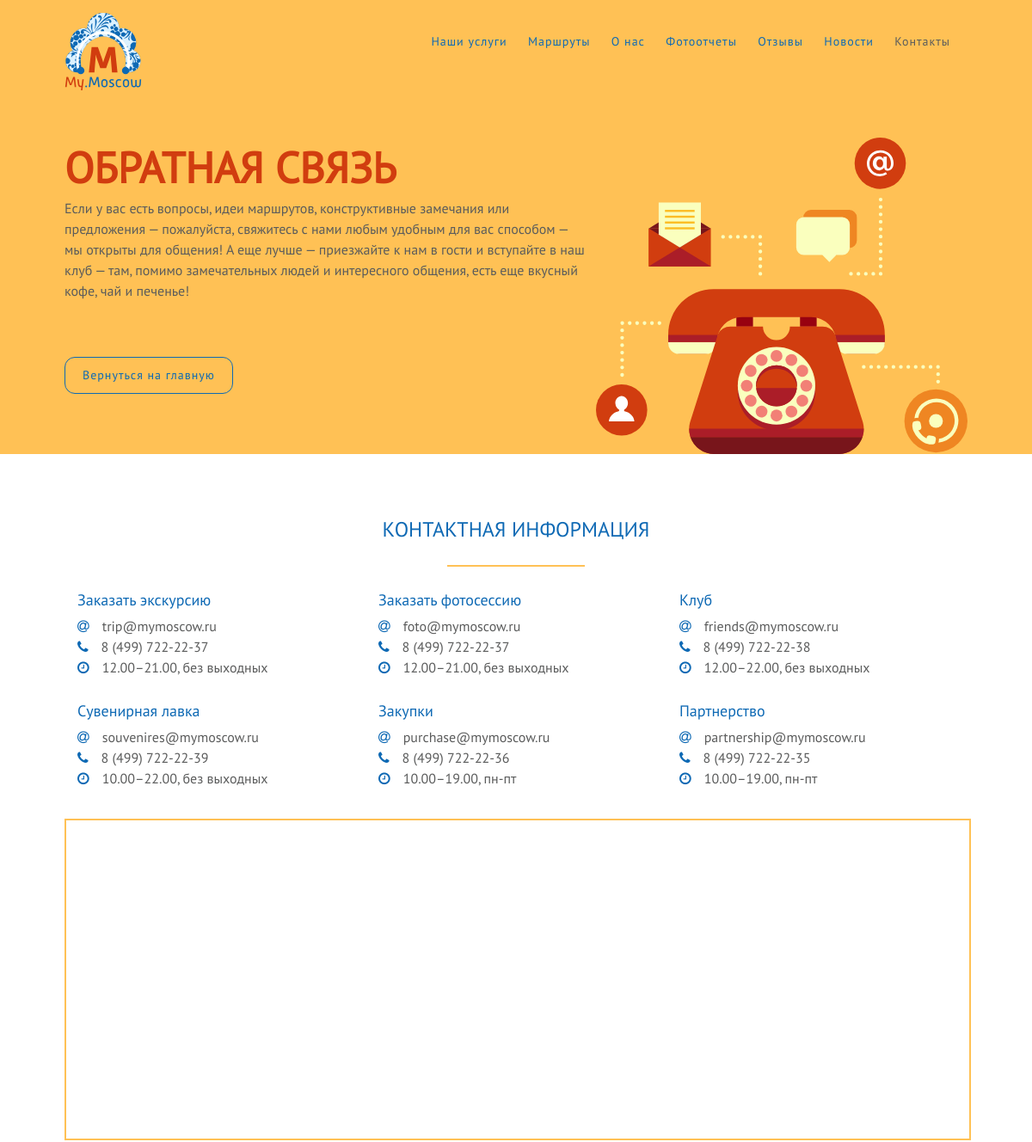
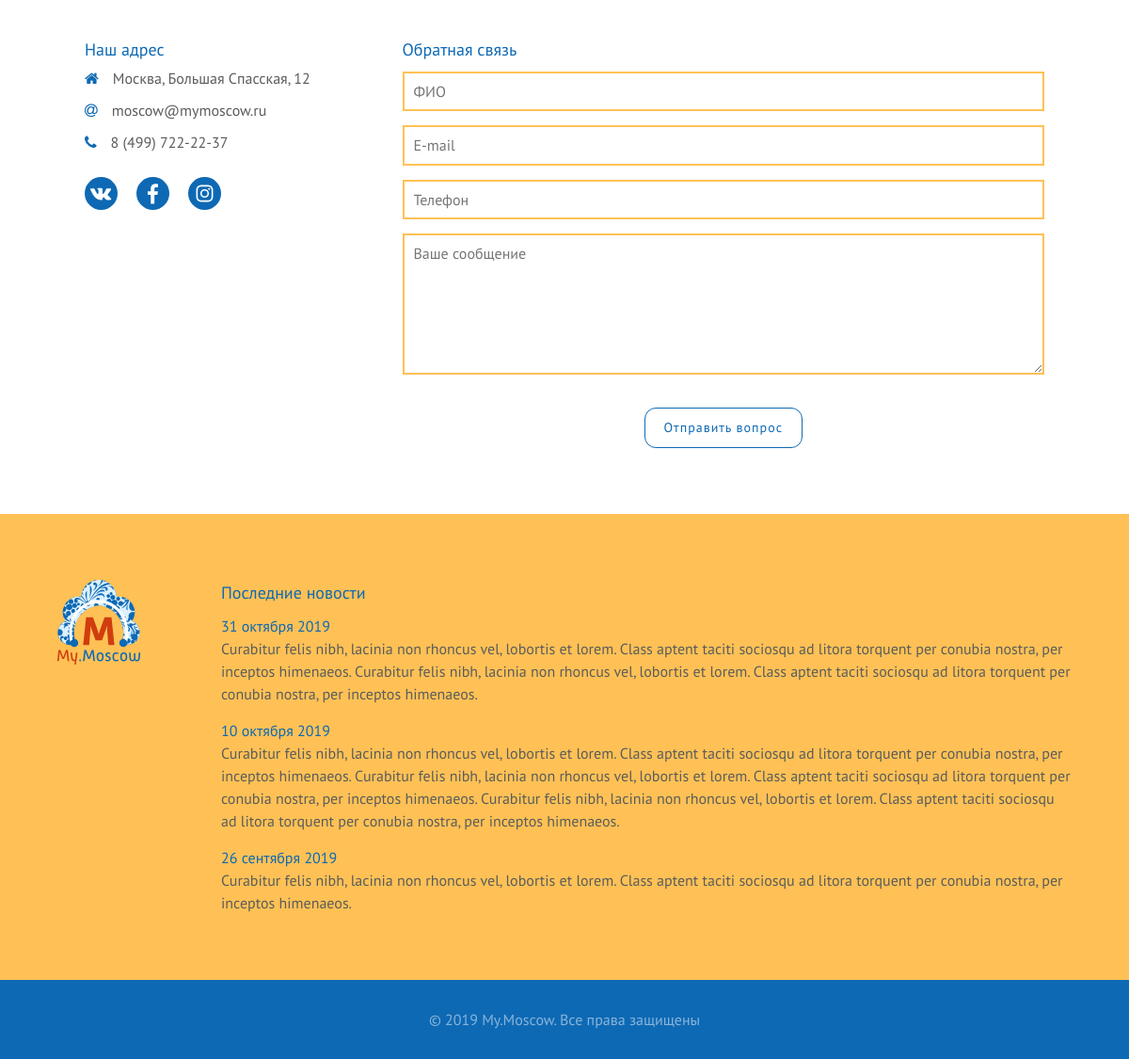
/contacts.php, run on the app's committed database (2 pictures, top to bottom).
### tables this page shows
CREATE TABLE `pages_all_intro` (
  `id` int(10) NOT NULL,
  `page_name` varchar(50) NOT NULL,
  `title` varchar(100) NOT NULL,
  `description` varchar(1000) DEFAULT NULL
);

CREATE TABLE `contacts` (
  `id` int(11) NOT NULL,
  `service` varchar(255) NOT NULL,
  `email` varchar(255) NOT NULL,
  `tel` varchar(255) NOT NULL,
  `workHours` varchar(255) NOT NULL
);

CREATE TABLE `contactsGeneral` (
  `id` int(11) NOT NULL,
  `address` varchar(255) NOT NULL,
  `email` varchar(255) NOT NULL,
  `tel` varchar(255) NOT NULL
);

CREATE TABLE `socialNetworks` (
  `id` int(11) NOT NULL,
  `href` varchar(255) NOT NULL,
  `icon` varchar(255) NOT NULL,
  `altText` varchar(255) NOT NULL
);

CREATE TABLE `news` (
  `id` int(11) NOT NULL,
  `newsDate` varchar(255) NOT NULL,
  `newsText` text NOT NULL
);

### config/myFunctions.php (called while the page is built, shortened)
<?php
function getData($db, $select, $from)
{
    $query = "SELECT $select FROM $from";
    $result = mysqli_query($db, $query);
    return $result;
}

### contacts.php (the view, shortened to what this page needs)
<?php
    include_once($_SERVER['DOCUMENT_ROOT'] . '/modules/header.php');
?>
<main>
    <section class="wrapperContactUs" id="contact">
            <h2>Контактная информация</h2>
            <div class="contactItems">
                <?php
                    $resultContacts = getData($db, '*', 'contacts');
                    while($row = mysqli_fetch_assoc($resultContacts)):
                ?>
                    <div class="contactItem">
                        <h3 class="contacts"><?= $row['service'] ?></h3>
                        <p><i class="fa fa-at" aria-hidden="true"></i><?= $row['email'] ?></p>
                        <p><i class="fa fa-phone" aria-hidden="true"></i><?= $row['tel'] ?></p>
                        <p><i class="fa fa-clock-o icons" aria-hidden="true"></i><?= $row['workHours'] ?></p>
                    </div>
                <?php endwhile; ?>
            </div>
    </section>
    <section class="map">
        <iframe src="https://www.google.com/maps/embed?pb=!1m18!1m12!1m3!1d2243.9878951089627!2d37.64559751563289!3d55.776082080559576!2m3!1f0!2f0!3f0!3m2!1i1024!2i768!4f13.1!3m3!1m2!1s0x46b54a7a220c9e5f%3A0x262ed08bf1f58a9c!2z0JHQvtC70YzRiNCw0Y8g0KHQv9Cw0YHRgdC60LDRjyDRg9C7LiwgMTIsINCc0L7RgdC60LLQsCwgMTI5MDkw!5e0!3m2!1sru!2sru!4v1573723611439!5m2!1sru!2sru" allowfullscreen="">
        </iframe>
    </section>
    <section class="wrapperAddressForm">
        <div class="address">
            <h3 class="contacts">Наш адрес</h3>
            <?php
                include_once($_SERVER['DOCUMENT_ROOT'] . '/modules/address_socNet.php');
            ?>
        </div>
        <div class="form">
            <h3 class="contacts">Обратная связь</h3>
            <form action="handlers/form_Contact.php" method="POST" class="contactPage">
                <input type="text" name="name" placeholder="ФИО">
                <input type="e-mail" name="email" placeholder="E-mail">
                <input type="text" name="phonenumber" placeholder="Телефон">
                <textarea name="message" placeholder="Ваше сообщение"></textarea>
                <div class="submit">
                    <input type="submit" value="Отправить вопрос">
                </div>
            </form>
        </div>
    </section>
</main>
<?php
    include_once($_SERVER['DOCUMENT_ROOT']) . '/modules/footer.php';
?>

### modules/header.php (shortened to what this page needs)
<?php
    include_once($_SERVER['DOCUMENT_ROOT'] . '/config/myFunctions.php');
    include_once($_SERVER['DOCUMENT_ROOT'] . '/config/config.php');
    $anchors = '/';
    $bg = '';
    $button = 'Вернуться на главную';
    $classContacts = '';
    $classRouts = '';
    $hrefButton = '/';
    $hrefContacts = 'contacts.php';
    $hrefMain = '/';
    $hrefRouts = 'routs.php';
    $page = 'main';
    switch ($_SERVER['REQUEST_URI']) {
        case '/contacts.php':
            $page = 'contacts';
            $bg = 'bgContacts';
            $hrefContacts = '#';
            $classContacts = 'class = "notActive"';
        break;
    }
    $query = "SELECT * FROM `pages_all_intro` WHERE `page_name` = '{$page}'";
    $result = mysqli_query($db, $query);
    $row = mysqli_fetch_assoc($result);
?>
<?php
    include_once($_SERVER['DOCUMENT_ROOT'] . '/modules/head.php');
?>
<body id='top'>
    <section class='topInfo'>
        <div class='wrapperTop <?= $bg ?>'>
            <header>
                <a href='<?= $hrefMain ?>' class='logoI'><img src='images/logo/logo_mixColorText.svg' alt='Logo'></a>
                <nav>
                    <a href="<?= $anchors ?>#service">Наши услуги</a>
                    <a href="<?= $hrefRouts ?>" <?= $classRouts ?>>Маршруты</a>
                    <a href="<?= $anchors ?>#about">О нас</a>
                    <a href="<?= $anchors ?>#foto">Фотоотчеты</a>
                    <a href="<?= $anchors ?>#testimon">Отзывы</a>
                    <a href="#news">Новости</a>
                    <a href="<?= $hrefContacts ?>" <?= $classContacts ?>>Контакты</a>
                </nav>
            </header>
            <div class="textInfo">
                <h1><?= $row['title'] ?></h1>
                <?= $row['description'] ?>
            </div>
            <div>
                <a href="<?= $hrefButton ?>" class="button"><?= $button ?></a>
            </div>
        </div>
    </section>

### modules/address_socNet.php
<?php
    include_once($_SERVER['DOCUMENT_ROOT'] . '/config/config.php');
    $query = "SELECT * FROM `contactsGeneral`";
    $resultCG = mysqli_query($db, $query);
    $query = "SELECT * FROM `socialNetworks`";
    $resultSN = mysqli_query($db, $query);
?>
<address>
    <?php while($row = mysqli_fetch_assoc($resultCG)): ?>
        <p><i class="fa fa-home" aria-hidden="true"></i><?= $row['address'] ?></p>
        <p><i class="fa fa-at" aria-hidden="true"></i><?= $row['email'] ?></p>
        <p><i class="fa fa-phone" aria-hidden="true"></i><?= $row['tel'] ?></p>
    <?php endwhile; ?>
    <div class="socNet">
        <?php while($row = mysqli_fetch_assoc($resultSN)): ?>
            <a href="<?= $row['href'] ?>" rel="nofollow" target="blank"><img src="images/icons/<?= $row['icon'] ?>" alt="<?= $row['altText'] ?>"></a>
        <?php endwhile; ?>
    </div>
</address>

### modules/footer.php (shortened to what this page needs)
<?php
    include_once($_SERVER['DOCUMENT_ROOT'] . '/config/config.php');
    $logoStyle = 'logoContacts';
    $newsStyle = 'news';
    if ($_SERVER['REQUEST_URI'] === '/contacts.php') {
        $logoStyle .= ' noAddressLogo';
        $newsStyle .= ' noAddressNews';
    };
?>
<footer>
    <div class="wrapperEndInfo" id="news">
        <div class="contactsNews">
            <div class="<?= $logoStyle ?>">
                <a href="/" class="logoI"><img src="images/logo/logo_mixColorText.svg" alt="Logo"></a>
            </div>
            <div class="<?= $newsStyle ?>">
                <h4>Последние новости</h4>
                <?php
                    $resultNews = getData($db, '*', 'news');
                    while($row = mysqli_fetch_assoc($resultNews)):
                ?>
                <p>
                    <span class="date"><?= $row['newsDate'] ?></span>
                    <?= $row['newsText'] ?>
                </p>
                <?php endwhile; ?>
            </div>
        </div>
    </div>
    <div class="copyright">
        <p>© 2019 My.Moscow. Все права защищены</p>
    </div>
</footer>
</body>
</html>

### data on the page
pages_all_intro: title "ОБРАТНАЯ СВЯЗЬ", description "Если у вас есть вопросы, идеи маршрутов, конструктивные замечания или предложения — пожалуйста, свяжитесь с нами любым удобным для вас способом — мы открыты для общения! А еще лучше — приезжайте к нам в гости и вступайте в наш клуб — там, помимо замечательных людей и интересного общения, есть еще вкусный кофе, чай и печенье!"
contacts: service "Заказать экскурсию", email "trip@mymoscow.ru", tel "8 (499) 722-22-37", workHours "12.00–21.00, без выходных"
contacts: service "Заказать фотосессию", email "foto@mymoscow.ru", tel "8 (499) 722-22-37", workHours "12.00–21.00, без выходных"
contacts: service "Клуб", email "friends@mymoscow.ru", tel "8 (499) 722-22-38", workHours "12.00–22.00, без выходных"
contacts: service "Сувенирная лавка", email "souvenires@mymoscow.ru", tel "8 (499) 722-22-39", workHours "10.00–22.00, без выходных"
contacts: service "Закупки", email "purchase@mymoscow.ru", tel "8 (499) 722-22-36", workHours "10.00–19.00, пн-пт"
contacts: service "Партнерство", email "partnership@mymoscow.ru", tel "8 (499) 722-22-35", workHours "10.00–19.00, пн-пт"
contactsgeneral: address "Москва, Большая Спасская, 12", email "moscow@mymoscow.ru", tel "8 (499) 722-22-37"
socialnetworks: icon (picture)
socialnetworks: icon (picture)
socialnetworks: icon (picture)
news: newsDate "31 октября 2019", newsText "Curabitur felis nibh, lacinia non rhoncus vel, lobortis et lorem. Class aptent taciti sociosqu ad litora torquent per conubia nostra, per inceptos himenaeos. Curabitur felis nibh, lacinia non rhoncus vel, lobortis et lorem. Class aptent taciti sociosqu ad litora torquent per conubia nostra, per inceptos himenaeos."
news: newsDate "10 октября 2019", newsText "Curabitur felis nibh, lacinia non rhoncus vel, lobortis et lorem. Class aptent taciti sociosqu ad litora torquent per conubia nostra, per inceptos himenaeos. Curabitur felis nibh, lacinia non rhoncus vel, lobortis et lorem. Class aptent taciti sociosqu ad litora torquent per conubia nostra, per inceptos himenaeos. Curabitur felis nibh, lacinia non rhoncus vel, lobortis et lorem. Class aptent taciti sociosqu ad litora torquent per conubia nostra, per inceptos himenaeos."
news: newsDate "26 сентября 2019", newsText "Curabitur felis nibh, lacinia non rhoncus vel, lobortis et lorem. Class aptent taciti sociosqu ad litora torquent per conubia nostra, per inceptos himenaeos."

### other printed values
$button "Вернуться на главную"
